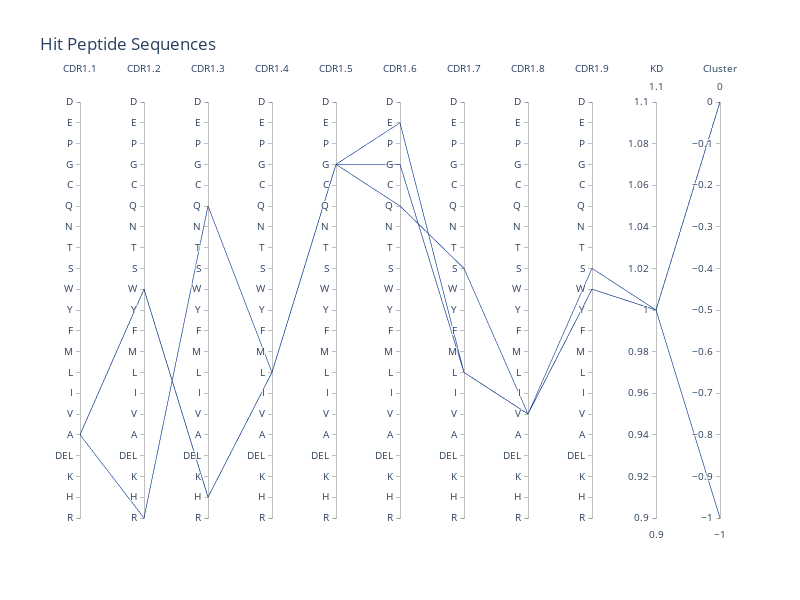

This figure's notebook cell:
### Code cell
import pandas as pd
import plotly.offline as pyo
import plotly.graph_objs as go
from plotly.offline import init_notebook_mode, iplot

init_notebook_mode(connected=True)

amino_acids = ['R', 'H', 'K', 'DEL', 'A', 'V', 'I', 'L', 'M', 'F', 'Y', 'W', 'S', 'T', 'N', 'Q', 'C', 'G', 'P', 'E', 'D']

dimensions = []

for col in split_seqs.columns:  #this works with any number of CDR1 residues (aka both 9 and 11 length peptides)
    if col.startswith('CDR'):
        dimension = dict(range=[1, 21],
                         label=col,
                         values=split_seqs[col],
                         tickvals=list(range(1, 22)),
                         ticktext=amino_acids)
        dimensions.append(dimension)
    if col.startswith('KD'):
        KD_dimension = dict(range=[MinKD,MaxKD],
                        label=col,
                         values=split_seqs[col])
        dimensions.append(KD_dimension)
    if col.startswith('Cluster'):
        KD_dimension = dict(range=[MinClusters,MaxClusters],
                        label=col,
                         values=split_seqs[col])
        dimensions.append(KD_dimension)
fig = go.Figure(data=go.Parcoords(
    line=dict(color=split_seqs['CDR1.1'],
              colorscale='Jet',
              showscale=False,
              cmin=1,
              cmax=21),
    dimensions=dimensions
))

fig.update_layout(
    title="Hit Peptide Sequences",
    width=800,
    height=600
)

pyo.iplot(fig, filename='Output_Files/parallel_coordinates_plot.html')

### Figure 1 — Plotly figure (JSON) as saved in the notebook; plotly's stock layout.template omitted (floating-point values rounded to 4 significant figures)
{"data": [{"dimensions": [{"label": "CDR1.1", "range": [1, 21], "ticktext": ["R", "H", "K", "DEL", "A", "V", "I", "L", "M", "F", "Y", "W", "S", "T", "N", "Q", "C", "G", "P", "E", "D"], "tickvals": [1, 2, 3, 4, 5, 6, 7, 8, 9, 10, 11, 12, 13, 14, 15, 16, 17, 18, 19, 20, 21], "values": [5, 5, 5]}, {"label": "CDR1.2", "range": [1, 21], "ticktext": ["R", "H", "K", "DEL", "A", "V", "I", "L", "M", "F", "Y", "W", "S", "T", "N", "Q", "C", "G", "P", "E", "D"], "tickvals": [1, 2, 3, 4, 5, 6, 7, 8, 9, 10, 11, 12, 13, 14, 15, 16, 17, 18, 19, 20, 21], "values": [12, 12, 1]}, {"label": "CDR1.3", "range": [1, 21], "ticktext": ["R", "H", "K", "DEL", "A", "V", "I", "L", "M", "F", "Y", "W", "S", "T", "N", "Q", "C", "G", "P", "E", "D"], "tickvals": [1, 2, 3, 4, 5, 6, 7, 8, 9, 10, 11, 12, 13, 14, 15, 16, 17, 18, 19, 20, 21], "values": [2, 2, 16]}, {"label": "CDR1.4", "range": [1, 21], "ticktext": ["R", "H", "K", "DEL", "A", "V", "I", "L", "M", "F", "Y", "W", "S", "T", "N", "Q", "C", "G", "P", "E", "D"], "tickvals": [1, 2, 3, 4, 5, 6, 7, 8, 9, 10, 11, 12, 13, 14, 15, 16, 17, 18, 19, 20, 21], "values": [8, 8, 8]}, {"label": "CDR1.5", "range": [1, 21], "ticktext": ["R", "H", "K", "DEL", "A", "V", "I", "L", "M", "F", "Y", "W", "S", "T", "N", "Q", "C", "G", "P", "E", "D"], "tickvals": [1, 2, 3, 4, 5, 6, 7, 8, 9, 10, 11, 12, 13, 14, 15, 16, 17, 18, 19, 20, 21], "values": [18, 18, 18]}, {"label": "CDR1.6", "range": [1, 21], "ticktext": ["R", "H", "K", "DEL", "A", "V", "I", "L", "M", "F", "Y", "W", "S", "T", "N", "Q", "C", "G", "P", "E", "D"], "tickvals": [1, 2, 3, 4, 5, 6, 7, 8, 9, 10, 11, 12, 13, 14, 15, 16, 17, 18, 19, 20, 21], "values": [20, 18, 16]}, {"label": "CDR1.7", "range": [1, 21], "ticktext": ["R", "H", "K", "DEL", "A", "V", "I", "L", "M", "F", "Y", "W", "S", "T", "N", "Q", "C", "G", "P", "E", "D"], "tickvals": [1, 2, 3, 4, 5, 6, 7, 8, 9, 10, 11, 12, 13, 14, 15, 16, 17, 18, 19, 20, 21], "values": [8, 8, 13]}, {"label": "CDR1.8", "range": [1, 21], "ticktext": ["R", "H", "K", "DEL", "A", "V", "I", "L", "M", "F", "Y", "W", "S", "T", "N", "Q", "C", "G", "P", "E", "D"], "tickvals": [1, 2, 3, 4, 5, 6, 7, 8, 9, 10, 11, 12, 13, 14, 15, 16, 17, 18, 19, 20, 21], "values": [6, 6, 6]}, {"label": "CDR1.9", "range": [1, 21], "ticktext": ["R", "H", "K", "DEL", "A", "V", "I", "L", "M", "F", "Y", "W", "S", "T", "N", "Q", "C", "G", "P", "E", "D"], "tickvals": [1, 2, 3, 4, 5, 6, 7, 8, 9, 10, 11, 12, 13, 14, 15, 16, 17, 18, 19, 20, 21], "values": [12, 12, 13]}, {"label": "KD", "range": [1, 1], "values": [1, 1, 1]}, {"label": "Cluster", "range": [-1, 0], "values": [0, 0, -1]}], "line": {"cmax": 21, "cmin": 1, "color": [5, 5, 5], "colorscale": [[0, "rgb(0,0,131)"], [0.2, "rgb(0,60,170)"], [0.4, "rgb(5,255,255)"], [0.6, "rgb(255,255,0)"], [0.8, "rgb(250,0,0)"], [1, "rgb(128,0,0)"]], "showscale": false}, "type": "parcoords"}], "layout": {"height": 600, "title": {"text": "Hit Peptide Sequences"}, "width": 800}}
